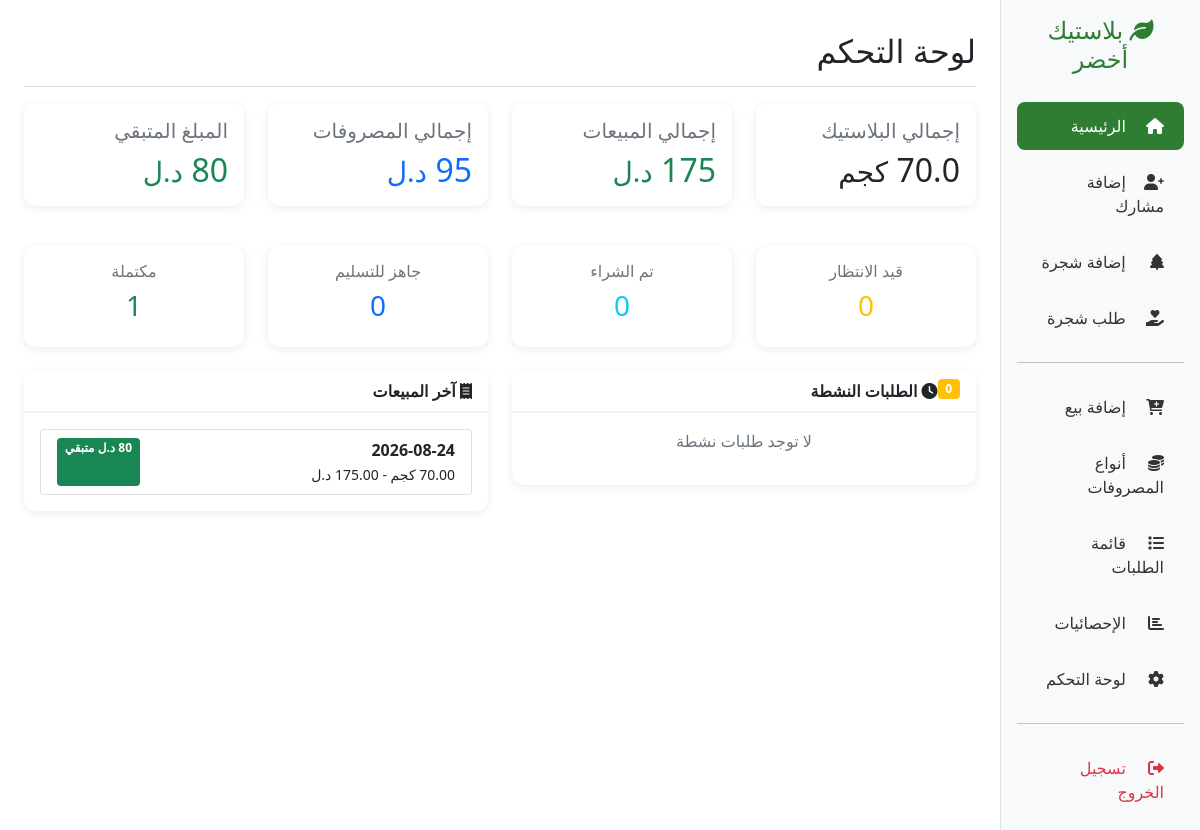
The app's page / (signed in), older data.
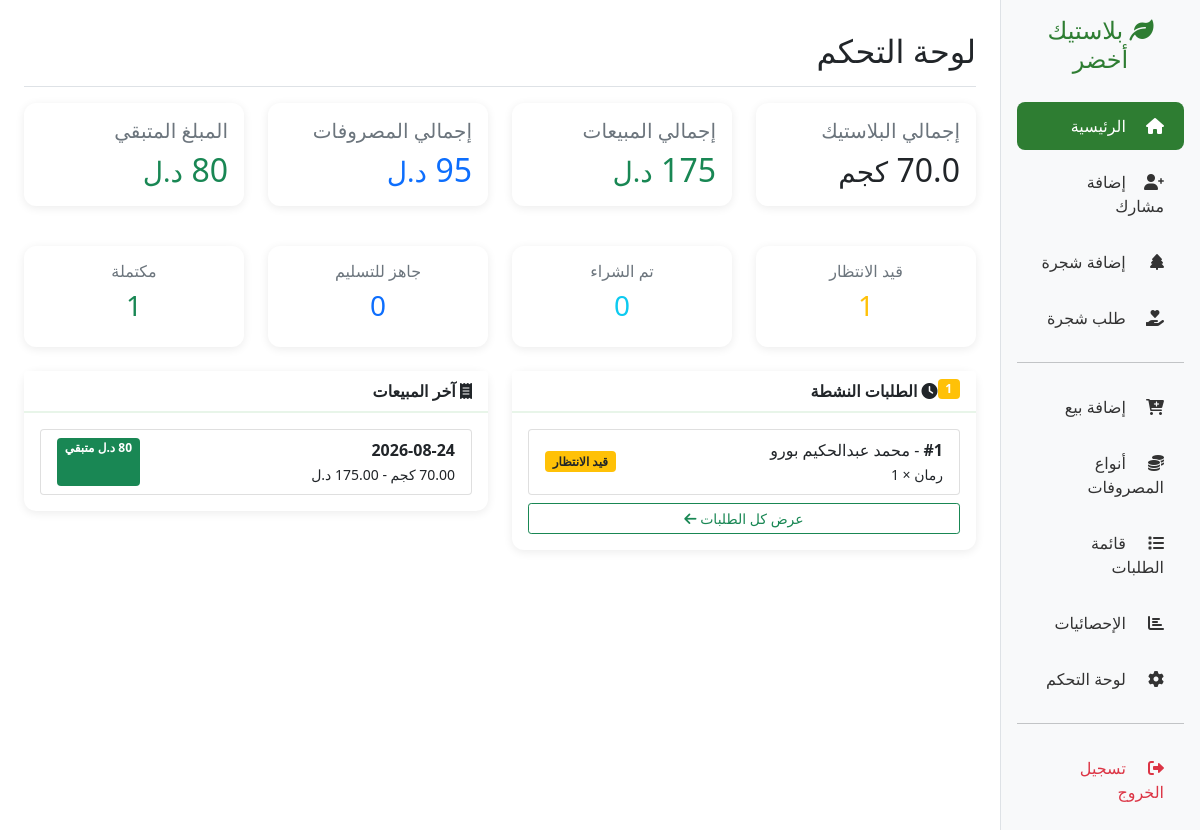
The same page, newer data.
### core/models.py (models this page shows, shortened)
class Sale(models.Model):
    sale_date = models.DateField(default=timezone.now, verbose_name="تاريخ البيع")
    weight_kg = models.DecimalField(
        max_digits=10, decimal_places=2,
        validators=[MinValueValidator(0.01)],
        verbose_name="الوزن بالكيلو"
    )
    price_per_kg = models.DecimalField(
        max_digits=10, decimal_places=2,
        default=2.50, verbose_name="سعر الكيلو"
    )
    total_price = models.DecimalField(
        max_digits=10, decimal_places=2,
        editable=False, verbose_name="إجمالي المبيعات"
    )
    participant = models.ForeignKey(
        Participant, on_delete=models.SET_NULL,
        null=True, blank=True, verbose_name="المشارك"
    )
    trees_purchased = models.ManyToManyField(
        Tree, through='SaleTree', verbose_name="الأشجار المشتراة"
    )
    notes = models.TextField(blank=True, null=True, verbose_name="ملاحظات")
    created_at = models.DateTimeField(auto_now_add=True)
    class Meta:
        verbose_name = "بيع"
        verbose_name_plural = "المبيعات"
        ordering = ['-sale_date']
    def get_trees_total_cost(self):
        total = 0
        for st in self.saletree_set.all():
            total += st.quantity * st.price_per_tree
        return total
    def get_expenses_total_cost(self):
        total = 0
        for exp in self.saleexpense_set.all():
            total += exp.quantity * exp.price_per_unit
        return total
    def get_all_expenses(self):
        return self.get_trees_total_cost() + self.get_expenses_total_cost()
    def get_remaining_amount(self):
        return self.total_price - self.get_all_expenses()

class SaleTree(models.Model):
    sale = models.ForeignKey(Sale, on_delete=models.CASCADE)
    tree = models.ForeignKey(Tree, on_delete=models.CASCADE)
    quantity = models.PositiveIntegerField(default=1, verbose_name="العدد")
    price_per_tree = models.DecimalField(
        max_digits=10, decimal_places=2,
        default=0, verbose_name="سعر الشجرة"
    )
    class Meta:
        verbose_name = "شجرة في البيع"
        verbose_name_plural = "الأشجار في البيع"

class TreeRequest(models.Model):
    STATUS_CHOICES = [
        ('pending', 'قيد الانتظار'),           # الطلب مسجل، لم يتم الشراء بعد
        ('purchased', 'تم الشراء'),            # تم شراء الشجرة من المشتل
        ('ready', 'جاهز للتسليم'),             # جاهز، بانتظار حضور المشارك
        ('completed', 'مكتمل'),                # تم التسليم
        ('cancelled', 'ملغي'),
    ]
    participant = models.ForeignKey(
        Participant, on_delete=models.CASCADE, verbose_name="المشارك"
    )
    tree = models.ForeignKey(
        Tree, on_delete=models.CASCADE, verbose_name="نوع الشجرة"
    )
    quantity = models.PositiveIntegerField(
        validators=[MinValueValidator(1)], verbose_name="العدد"
    )
    request_date = models.DateTimeField(auto_now_add=True, verbose_name="تاريخ الطلب")
    status = models.CharField(
        max_length=20, choices=STATUS_CHOICES,
        default='pending', verbose_name="الحالة"
    )
    position = models.PositiveIntegerField(
        editable=False, null=True, blank=True, verbose_name="رقم الدور"
    )
    delivery_number = models.CharField(
        max_length=20, blank=True, null=True, unique=True,
        verbose_name="رقم التسليم"
    )
    notes = models.TextField(blank=True, null=True, verbose_name="ملاحظات")
    purchased_date = models.DateTimeField(null=True, blank=True, verbose_name="تاريخ الشراء")
    ready_date = models.DateTimeField(null=True, blank=True, verbose_name="تاريخ التجهيز")
    completed_date = models.DateTimeField(null=True, blank=True, verbose_name="تاريخ التسليم")
    class Meta:
        verbose_name = "طلب شجرة"
        verbose_name_plural = "طلبات الأشجار"
        ordering = ['position', 'request_date']

class Participant(models.Model):
    name = models.CharField(max_length=200, verbose_name="الاسم")
    phone = models.CharField(max_length=15, blank=True, null=True, verbose_name="رقم الموبايل")
    address = models.TextField(blank=True, null=True, verbose_name="العنوان")
    join_date = models.DateTimeField(auto_now_add=True, verbose_name="تاريخ الانضمام")
    is_active = models.BooleanField(default=True, verbose_name="نشط")
    class Meta:
        verbose_name = "مشارك"
        verbose_name_plural = "المشاركون"
        ordering = ['-join_date']

class Tree(models.Model):
    tree_type = models.CharField(
        max_length=50,
        verbose_name="نوع الشجرة",
        unique=True
    )
    description = models.TextField(blank=True, null=True, verbose_name="وصف")
    created_at = models.DateTimeField(auto_now_add=True)
    class Meta:
        verbose_name = "شجرة"
        verbose_name_plural = "الأشجار"
        ordering = ['tree_type']

### core/views.py (the view, shortened to what this page needs)
# urls.py: path('', views.index, name='index'),
@login_required
def index(request):
    if is_admin(request.user):
        total_sales_weight = Sale.objects.aggregate(total=Sum('weight_kg'))['total'] or 0
        total_sales_value = Sale.objects.aggregate(total=Sum('total_price'))['total'] or 0
        total_trees_cost = 0
        total_expenses_cost = 0
        for sale in Sale.objects.all():
            total_trees_cost += sale.get_trees_total_cost()
            total_expenses_cost += sale.get_expenses_total_cost()
        total_all_expenses = total_trees_cost + total_expenses_cost
        remaining_balance = total_sales_value - total_all_expenses
        total_participants = Participant.objects.filter(is_active=True).count()
        pending_requests = TreeRequest.objects.filter(status='pending').count()
        purchased_requests = TreeRequest.objects.filter(status='purchased').count()
        ready_requests = TreeRequest.objects.filter(status='ready').count()
        completed_requests = TreeRequest.objects.filter(status='completed').count()
        recent_sales = Sale.objects.all()[:5]
        active_requests = TreeRequest.objects.filter(
            status__in=['pending', 'purchased', 'ready']
        ).order_by('position')[:10]
        context = {
            'total_sales_weight': total_sales_weight,
            'total_sales_value': total_sales_value,
            'total_trees_cost': total_trees_cost,
            'total_expenses_cost': total_expenses_cost,
            'total_all_expenses': total_all_expenses,
            'remaining_balance': remaining_balance,
            'total_participants': total_participants,
            'pending_requests': pending_requests,
            'purchased_requests': purchased_requests,
            'ready_requests': ready_requests,
            'completed_requests': completed_requests,
            'recent_sales': recent_sales,
            'active_requests': active_requests,
            'is_admin': True,
        }
        return render(request, 'core/index.html', context)

### core/views.py (called while the page is built)
def is_admin(user):
    return user.is_superuser or user.is_staff

### core/templates/core/index.html (shortened to what the changed rows need)
{% extends 'core/base.html' %}
{% block content %}
<div class="d-flex justify-content-between flex-wrap flex-md-nowrap align-items-center pt-3 pb-2 mb-3 border-bottom">
    <h1 class="h2">لوحة التحكم</h1>
</div>
<div class="row mb-4">
    <div class="col-md-3 mb-3">
        <div class="card">
            <div class="card-body">
                <h2 class="card-text">{{ total_sales_weight|floatformat:1 }} <small>كجم</small></h2>
            </div>
        </div>
    </div>
    <div class="col-md-3 mb-3">
        <div class="card">
            <div class="card-body">
                <h2 class="card-text text-success">{{ total_sales_value|floatformat:0 }} <small>د.ل</small></h2>
            </div>
        </div>
    </div>
    <div class="col-md-3 mb-3">
        <div class="card">
            <div class="card-body">
                <h2 class="card-text text-primary">{{ total_all_expenses|floatformat:0 }} <small>د.ل</small></h2>
            </div>
        </div>
    </div>
    <div class="col-md-3 mb-3">
        <div class="card {% if remaining_balance < 0 %}border-danger{% elif remaining_balance == 0 %}border-warning{% else %}border-success{% endif %}">
            <div class="card-body">
                <h2 class="card-text {% if remaining_balance < 0 %}text-danger{% elif remaining_balance == 0 %}text-warning{% else %}text-success{% endif %}">
                    {{ remaining_balance|floatformat:0 }} <small>د.ل</small>
                </h2>
            </div>
        </div>
    </div>
</div>
<div class="row mb-4">
    <div class="col-md-3">
        <div class="card border-warning">
            <div class="card-body text-center">
                <h6 class="text-muted">قيد الانتظار</h6>
                <h3 class="text-warning">{{ pending_requests }}</h3>
            </div>
        </div>
    </div>
</div>
<div class="row">
    <div class="col-md-6 mb-4">
        <div class="card">
            <div class="card-header">
                <i class="fas fa-clock"></i> الطلبات النشطة
                <span class="badge bg-warning float-start">{{ active_requests.count }}</span>
            </div>
            <div class="card-body">
                {% if active_requests %}
                    <div class="list-group">
                        {% for req in active_requests %}
                            <div class="list-group-item d-flex justify-content-between align-items-center">
                                <div>
                                    <strong>#{{ req.position }}</strong> - {{ req.participant.name }}
                                    <br>
                                    <small>{{ req.tree.tree_type }} × {{ req.quantity }}</small>
                                </div>
                                <span class="badge
                                    {% if req.status == 'pending' %}bg-warning text-dark
                                    {% elif req.status == 'purchased' %}bg-info
                                    {% else %}bg-primary{% endif %}">
                                    {{ req.get_status_display }}
                                </span>
                            </div>
                        {% endfor %}
                    </div>
                    <a href="{% url 'core:tree_requests_list' %}" class="btn btn-sm btn-outline-success mt-2 w-100">
                        عرض كل الطلبات <i class="fas fa-arrow-left"></i>
                    </a>
                {% else %}
                    <p class="text-muted text-center">لا توجد طلبات نشطة</p>
                {% endif %}
            </div>
        </div>
    </div>
    <div class="col-md-6 mb-4">
        <div class="card">
            <div class="card-body">
                {% if recent_sales %}
                    <div class="list-group">
                        {% for sale in recent_sales %}
                            <div class="list-group-item">
                                <div class="d-flex justify-content-between">
                                    <div>
                                        <strong>{{ sale.sale_date|date:"Y-m-d" }}</strong>
                                        <br>
                                        <small>{{ sale.weight_kg }} كجم - {{ sale.total_price }} د.ل</small>
                                    </div>
                                    <span class="badge bg-success">{{ sale.get_remaining_amount|floatformat:0 }} د.ل متبقي</span>
                                </div>
                            </div>
                        {% endfor %}
                    </div>
                {% else %}
                    <p class="text-muted text-center">لا توجد مبيعات مسجلة</p>
                {% endif %}
            </div>
        </div>
    </div>
</div>
{% endblock %}

Row changes from the older to the newer data that the page shows:
added TreeRequest: position "1", participant.name "محمد عبدالحكيم بورو", tree.tree_type "رمان", quantity "1", status "قيد الانتظار"
Text that changed along with them:
{{ pending_requests }}: "0" → "1"
{{ active_requests.count }}: "0" → "1"
text no longer shown: "لا توجد طلبات نشطة"
text now shown: "عرض كل الطلبات"
